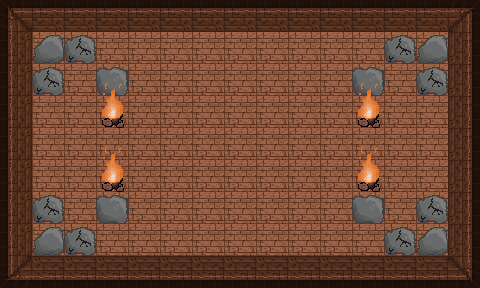

Rendered tile map (Tiled .tmx) drawn with the repository's tilesets; below, a short description and the full map source, tile grids included:
An orthogonal 15x9 tile map with 32x32 px tiles, 2 tile layers (ground, obstacles) and 32 objects.

<map version="1.5" tiledversion="1.6.0" orientation="orthogonal" renderorder="right-down" width="15" height="9" tilewidth="32" tileheight="32" infinite="0" nextlayerid="10" nextobjectid="146">
 <tileset firstgid="1" source="room1.tsx" />
 <layer id="1" name="ground" width="15" height="9">
  <data encoding="csv">
1610612738,1,1,1,1,1,1,1,1,1,1,1,1,1,2,
1610612737,3,3,3,3,3,3,3,3,3,3,3,3,3,2684354561,
1610612737,3,3,3,3,3,3,3,3,3,3,3,3,3,2684354561,
1610612737,3,3,3,3,3,3,3,3,3,3,3,3,3,2684354561,
1610612737,3,3,3,3,3,3,3,3,3,3,3,3,3,2684354561,
1610612737,3,3,3,3,3,3,3,3,3,3,3,3,3,2684354561,
1610612737,3,3,3,3,3,3,3,3,3,3,3,3,3,2684354561,
1610612737,3,3,3,3,3,3,3,3,3,3,3,3,3,2684354561,
3221225474,3221225473,3221225473,3221225473,3221225473,3221225473,3221225473,3221225473,3221225473,3221225473,3221225473,3221225473,3221225473,3221225473,2684354562
</data>
 </layer>
 <objectgroup id="5" name="doors-UP">
  <object id="36" x="224" y="0" width="32" height="32" />
 </objectgroup>
 <objectgroup id="6" name="doors-RIGHT">
  <object id="37" x="448" y="128" width="32" height="32" />
 </objectgroup>
 <objectgroup id="7" name="doors-LEFT">
  <object id="39" x="0" y="128" width="32" height="32" />
 </objectgroup>
 <objectgroup id="8" name="doors-DOWN">
  <object id="40" x="224" y="256" width="32" height="32" />
 </objectgroup>
 <layer id="3" name="obstacles" width="15" height="9">
  <data encoding="csv">
0,0,0,0,0,0,0,0,0,0,0,0,0,0,0,
0,7,6,0,0,0,0,0,0,0,0,0,6,7,0,
0,6,0,4,0,0,0,0,0,0,0,4,0,6,0,
0,0,0,12,0,0,0,0,0,0,0,12,0,0,0,
0,0,0,0,0,0,0,0,0,0,0,0,0,0,0,
0,0,0,12,0,0,0,0,0,0,0,12,0,0,0,
0,6,0,4,0,0,0,0,0,0,0,4,0,6,0,
0,7,6,0,0,0,0,0,0,0,0,0,6,7,0,
0,0,0,0,0,0,0,0,0,0,0,0,0,0,0
</data>
 </layer>
 <objectgroup id="4" name="border">
  <object id="3" x="0" y="0" width="224" height="32" />
  <object id="4" x="448" y="0" width="32" height="128" />
  <object id="24" x="256" y="0" width="224" height="32" />
  <object id="25" x="448" y="160" width="32" height="128" />
  <object id="26" x="0" y="256" width="224" height="32" />
  <object id="27" x="256" y="256" width="224" height="32" />
  <object id="28" x="0" y="0" width="32" height="128" />
  <object id="29" x="0" y="160" width="32" height="128" />
  <object id="116" x="358.401" y="71.8157">
   <polygon points="0,0 13,-2 23.75,3 23.25,19.5 17.75,24.25 -2.25,22 -5,8.25" />
  </object>
  <object id="117" x="359" y="199.5">
   <polygon points="0,0 13,-2 23.75,3 23.25,19.5 17.75,24.25 -2.25,22 -5,8.25" />
  </object>
  <object id="118" x="101" y="199">
   <polygon points="0,0 13,-2 23.75,3 23.25,19.5 17.75,24.25 -2.25,22 -5,8.25" />
  </object>
  <object id="119" x="101.5" y="70.5">
   <polygon points="0,0 13,-2 23.75,3 23.25,19.5 17.75,24.25 -2.25,22 -5,8.25" />
  </object>
  <object id="132" x="390.926" y="61.6701">
   <polygon points="0,0 -4.75,-11.75 -1.75,-21.5 14.25,-25.75 23.5,-18 23.75,-3.25 10.75,1" />
  </object>
  <object id="133" x="421.761" y="93.0278">
   <polygon points="0,0 -4.75,-11.75 -1.75,-21.5 14.25,-25.75 23.5,-18 23.75,-3.25 10.75,1" />
  </object>
  <object id="134" x="421.238" y="220.549">
   <polygon points="0,0 -4.75,-11.75 -1.75,-21.5 14.25,-25.75 23.5,-18 23.75,-3.25 10.75,1" />
  </object>
  <object id="135" x="69.5095" y="253.475">
   <polygon points="0,0 -4.75,-11.75 -1.75,-21.5 14.25,-25.75 23.5,-18 23.75,-3.25 10.75,1" />
  </object>
  <object id="136" x="390.926" y="254.52">
   <polygon points="0,0 -4.75,-11.75 -1.75,-21.5 14.25,-25.75 23.5,-18 23.75,-3.25 10.75,1" />
  </object>
  <object id="137" x="37.6292" y="222.639">
   <polygon points="0,0 -4.75,-11.75 -1.75,-21.5 14.25,-25.75 23.5,-18 23.75,-3.25 10.75,1" />
  </object>
  <object id="138" x="39.1971" y="93.0278">
   <polygon points="0,0 -4.75,-11.75 -1.75,-21.5 14.25,-25.75 23.5,-18 23.75,-3.25 10.75,1" />
  </object>
  <object id="139" x="71.0774" y="63.238">
   <polygon points="0,0 -4.75,-11.75 -1.75,-21.5 14.25,-25.75 23.5,-18 23.75,-3.25 10.75,1" />
  </object>
  <object id="140" x="419.67" y="62.1927">
   <polygon points="0,0 24,-0.375 26.75,-13.625 21.625,-24.375 12.25,-24 -1.125,-11.625" />
  </object>
  <object id="141" x="418.102" y="253.997">
   <polygon points="0,0 24,-0.375 26.75,-13.625 21.625,-24.375 12.25,-24 -1.125,-11.625" />
  </object>
  <object id="142" x="35.0161" y="253.475">
   <polygon points="0,0 24,-0.375 26.75,-13.625 21.625,-24.375 12.25,-24 -1.125,-11.625" />
  </object>
  <object id="143" x="36.584" y="61.1475">
   <polygon points="0,0 24,-0.375 26.75,-13.625 21.625,-24.375 12.25,-24 -1.125,-11.625" />
  </object>
 </objectgroup>
 <objectgroup id="9" name="fire">
  <object id="126" x="102.432" y="122.863">
   <polygon points="0,0 20.375,1.625 17.125,-7.25 19.75,-15 9.625,-20.25 0,-11.625" />
  </object>
  <object id="128" x="101.182" y="188.363">
   <polygon points="0,0 20.375,1.625 17.125,-7.25 19.75,-15 9.625,-20.25 0,-11.625" />
  </object>
  <object id="129" x="359.25" y="188.045">
   <polygon points="0,0 20.375,1.625 17.125,-7.25 19.75,-15 9.625,-20.25 0,-11.625" />
  </object>
  <object id="131" x="358.523" y="123.863">
   <polygon points="0,0 20.375,1.625 17.125,-7.25 19.75,-15 9.625,-20.25 0,-11.625" />
  </object>
 </objectgroup>
</map>
